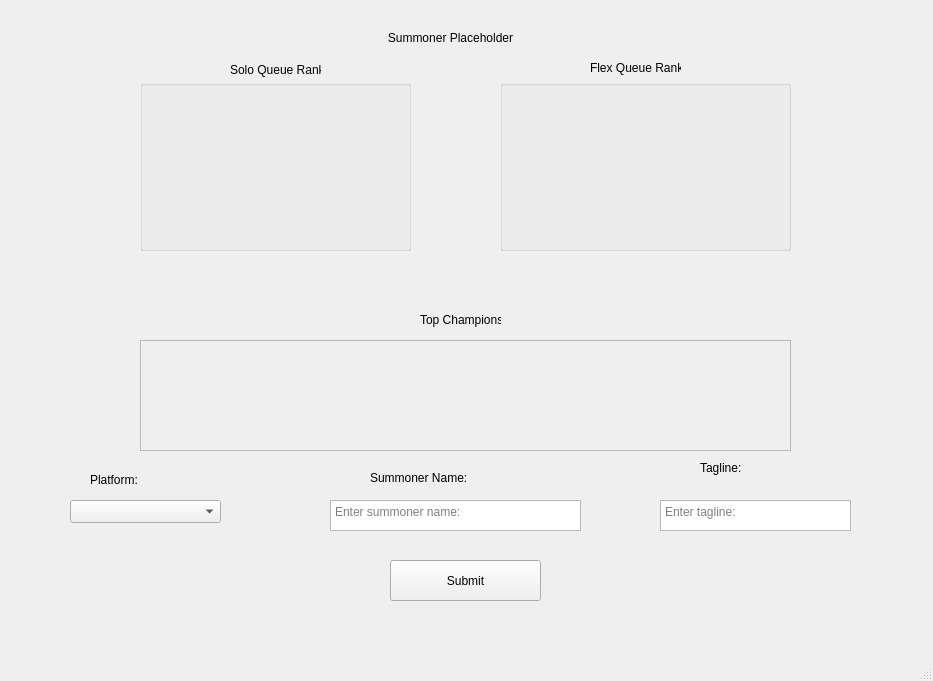
<?xml version="1.0" encoding="UTF-8"?>
<ui version="4.0">
 <class>SummonerProfile</class>
 <widget class="QMainWindow" name="SummonerProfile">
  <property name="geometry">
   <rect>
    <x>0</x>
    <y>0</y>
    <width>933</width>
    <height>681</height>
   </rect>
  </property>
  <property name="windowTitle">
   <string>MainWindow</string>
  </property>
  <widget class="QWidget" name="centralwidget">
   <widget class="QLabel" name="enter_summoner_label">
    <property name="geometry">
     <rect>
      <x>370</x>
      <y>470</y>
      <width>111</width>
      <height>16</height>
     </rect>
    </property>
    <property name="text">
     <string>Summoner Name:</string>
    </property>
   </widget>
   <widget class="QTextEdit" name="summoner_input">
    <property name="geometry">
     <rect>
      <x>330</x>
      <y>500</y>
      <width>251</width>
      <height>31</height>
     </rect>
    </property>
    <property name="placeholderText">
     <string>Enter summoner name:</string>
    </property>
   </widget>
   <widget class="QComboBox" name="platform_input">
    <property name="geometry">
     <rect>
      <x>70</x>
      <y>500</y>
      <width>151</width>
      <height>23</height>
     </rect>
    </property>
    <property name="placeholderText">
     <string>Choose platform:</string>
    </property>
   </widget>
   <widget class="QLabel" name="choose_platform_label">
    <property name="geometry">
     <rect>
      <x>90</x>
      <y>470</y>
      <width>121</width>
      <height>20</height>
     </rect>
    </property>
    <property name="text">
     <string>Platform:</string>
    </property>
   </widget>
   <widget class="QPushButton" name="submit_button">
    <property name="geometry">
     <rect>
      <x>390</x>
      <y>560</y>
      <width>151</width>
      <height>41</height>
     </rect>
    </property>
    <property name="text">
     <string>Submit</string>
    </property>
   </widget>
   <widget class="QLabel" name="summoner_display">
    <property name="geometry">
     <rect>
      <x>270</x>
      <y>30</y>
      <width>361</width>
      <height>16</height>
     </rect>
    </property>
    <property name="text">
     <string>Summoner Placeholder</string>
    </property>
    <property name="alignment">
     <set>Qt::AlignCenter</set>
    </property>
   </widget>
   <widget class="QGroupBox" name="solo_group">
    <property name="geometry">
     <rect>
      <x>140</x>
      <y>80</y>
      <width>271</width>
      <height>171</height>
     </rect>
    </property>
    <property name="title">
     <string/>
    </property>
   </widget>
   <widget class="QGroupBox" name="flex_group">
    <property name="geometry">
     <rect>
      <x>500</x>
      <y>80</y>
      <width>291</width>
      <height>171</height>
     </rect>
    </property>
    <property name="title">
     <string/>
    </property>
   </widget>
   <widget class="QScrollArea" name="championImageArea">
    <property name="geometry">
     <rect>
      <x>140</x>
      <y>340</y>
      <width>651</width>
      <height>111</height>
     </rect>
    </property>
    <property name="verticalScrollBarPolicy">
     <enum>Qt::ScrollBarAlwaysOff</enum>
    </property>
    <property name="horizontalScrollBarPolicy">
     <enum>Qt::ScrollBarAsNeeded</enum>
    </property>
    <property name="widgetResizable">
     <bool>true</bool>
    </property>
    <widget class="QWidget" name="scrollAreaWidgetContents">
     <property name="geometry">
      <rect>
       <x>0</x>
       <y>0</y>
       <width>649</width>
       <height>109</height>
      </rect>
     </property>
    </widget>
   </widget>
   <widget class="QLabel" name="enter_tagline_label">
    <property name="geometry">
     <rect>
      <x>700</x>
      <y>460</y>
      <width>45</width>
      <height>15</height>
     </rect>
    </property>
    <property name="text">
     <string>Tagline:</string>
    </property>
   </widget>
   <widget class="QTextEdit" name="tagline_input">
    <property name="geometry">
     <rect>
      <x>660</x>
      <y>500</y>
      <width>191</width>
      <height>31</height>
     </rect>
    </property>
    <property name="placeholderText">
     <string>Enter tagline:</string>
    </property>
   </widget>
   <widget class="QLabel" name="solo_placeholder">
    <property name="geometry">
     <rect>
      <x>230</x>
      <y>60</y>
      <width>91</width>
      <height>20</height>
     </rect>
    </property>
    <property name="text">
     <string>Solo Queue Rank</string>
    </property>
   </widget>
   <widget class="QLabel" name="flex_placeholder">
    <property name="geometry">
     <rect>
      <x>590</x>
      <y>60</y>
      <width>91</width>
      <height>16</height>
     </rect>
    </property>
    <property name="text">
     <string>Flex Queue Rank</string>
    </property>
   </widget>
   <widget class="QLabel" name="mastery_champions_label">
    <property name="geometry">
     <rect>
      <x>420</x>
      <y>310</y>
      <width>81</width>
      <height>20</height>
     </rect>
    </property>
    <property name="text">
     <string>Top Champions</string>
    </property>
   </widget>
  </widget>
  <widget class="QMenuBar" name="menubar">
   <property name="geometry">
    <rect>
     <x>0</x>
     <y>0</y>
     <width>933</width>
     <height>20</height>
    </rect>
   </property>
  </widget>
  <widget class="QStatusBar" name="statusbar"/>
 </widget>
 <resources/>
 <connections/>
</ui>
